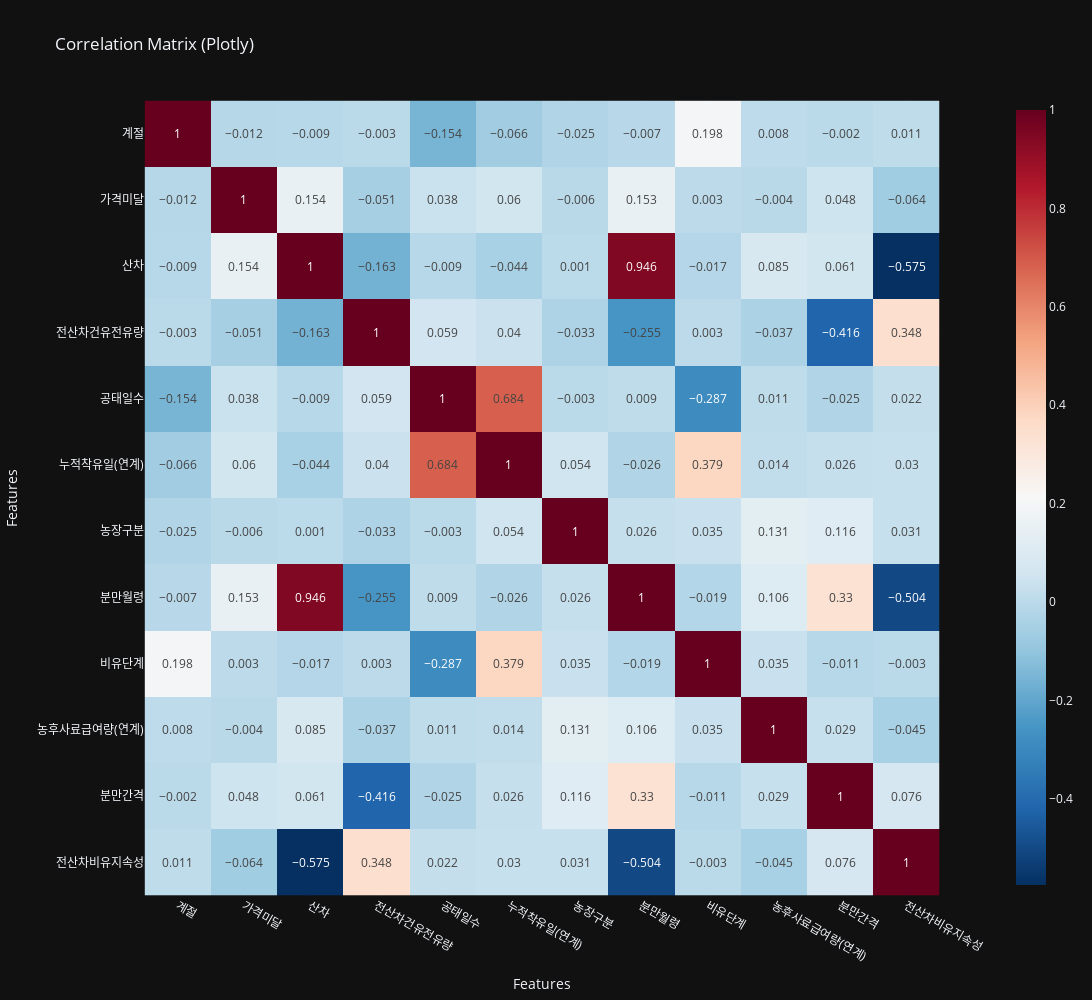

The notebook cell this image was saved under:
### Markdown cell above
## 변수들 간의 상관관계 확인해서 상관계수 높은 것들은 제거하거나 처리

### Code cell
vars = list(set(features + [target]))
corr_matrix = df[vars].corr('spearman').round(3)

fig_corr = px.imshow(
    corr_matrix,
    text_auto=True,
    color_continuous_scale="RdBu_r",
    title="Correlation Matrix (Plotly)",
    template="plotly_dark"
)
fig_corr.update_layout(
    xaxis_title="Features",
    yaxis_title="Features",
    width=1200, height=1000
)
fig_corr.show()

### Figure 1 — Plotly figure (JSON) as saved in the notebook; plotly's stock layout.template omitted (floating-point values rounded to 4 significant figures; data arrays with more than 128 entries replaced by an {"elided": "..."} marker saying what was removed)
{"data": [{"coloraxis": "coloraxis", "hovertemplate": "x: %{x}<br>y: %{y}<br>color: %{z}<extra></extra>", "name": "0", "texttemplate": "%{z}", "type": "heatmap", "x": ["계절", "가격미달", "산차", "전산차건유전유량", "공태일수", "누적착유일(연계)", "농장구분", "분만월령", "비유단계", "농후사료급여량(연계)", "분만간격", "전산차비유지속성"], "xaxis": "x", "y": ["계절", "가격미달", "산차", "전산차건유전유량", "공태일수", "누적착유일(연계)", "농장구분", "분만월령", "비유단계", "농후사료급여량(연계)", "분만간격", "전산차비유지속성"], "yaxis": "y", "z": {"elided": "12x12 float values"}}], "layout": {"coloraxis": {"colorscale": [[0, "rgb(5,48,97)"], [0.1, "rgb(33,102,172)"], [0.2, "rgb(67,147,195)"], [0.3, "rgb(146,197,222)"], [0.4, "rgb(209,229,240)"], [0.5, "rgb(247,247,247)"], [0.6, "rgb(253,219,199)"], [0.7, "rgb(244,165,130)"], [0.8, "rgb(214,96,77)"], [0.9, "rgb(178,24,43)"], [1, "rgb(103,0,31)"]]}, "height": 1000, "title": {"text": "Correlation Matrix (Plotly)"}, "width": 1200, "xaxis": {"anchor": "y", "constrain": "domain", "domain": [0, 1], "scaleanchor": "y", "title": {"text": "Features"}}, "yaxis": {"anchor": "x", "autorange": "reversed", "constrain": "domain", "domain": [0, 1], "title": {"text": "Features"}}}}
